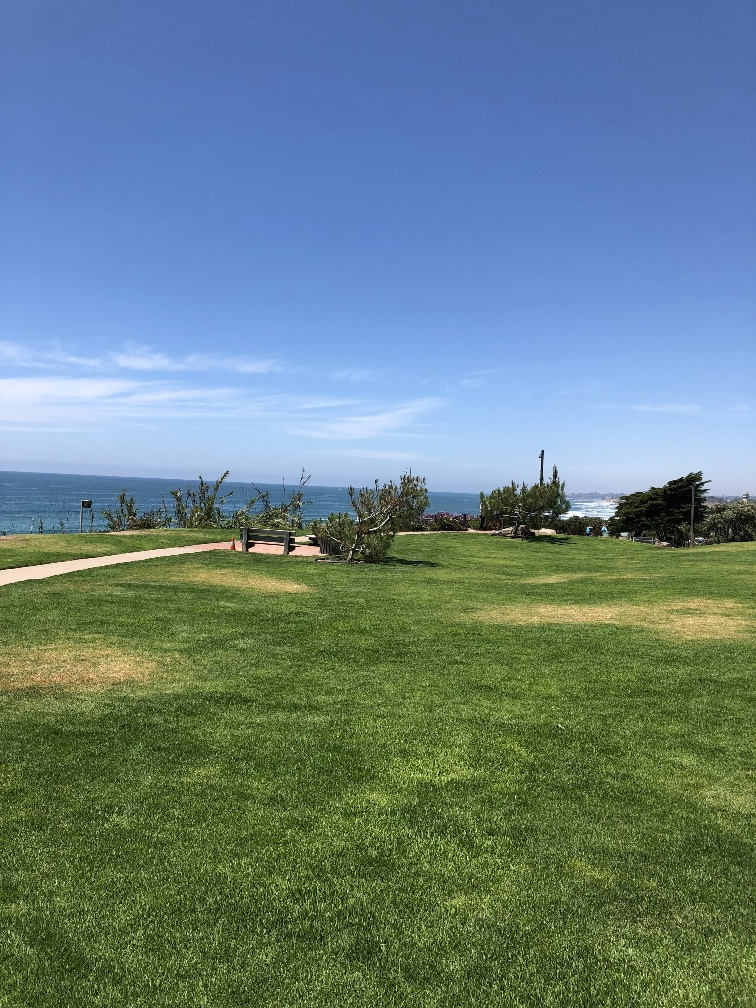
//> input picture Section 7/assignment/scene/scene1.jpg, 756 x 1008 px; its folder holds 4 pictures in this run
$ ./assignment1   (built with g++ and OpenCV 4)
//> lines starting //> are read from the running program, lines starting //| are printed output that depends on the picture
#include <iostream>
#include <opencv2/opencv.hpp>
#include <opencv2/highgui.hpp>

using namespace std;
using namespace cv;

int main()
{
    //read the images
    std::vector<Mat> imgs;
    string pattern = "../scene/*.jpg";
    vector<string> picPaths;
    glob(pattern, picPaths, false);
    size_t size = picPaths.size();

    if (size > 1)
    {

        cout << "find " << size << " images!" << endl;
        for (int i = 0; i < size; i++)
        {
            Mat img = imread(picPaths[i]);
//> img is the input picture: 1008 rows x 756 cols, CV_8UC3; mean B, G, R 131.1, 128.6, 103.6
            imgs.push_back(img);
        }

        Mat result1, result2, result3;
        Stitcher::Mode mode = Stitcher::PANORAMA;
        Ptr<Stitcher> stitcher = Stitcher::create(mode);

        //拼接方式-多通道融合
        auto blender = detail::Blender::createDefault(detail::Blender::MULTI_BAND);
        stitcher->setBlender(blender);

        //拼接
        auto affine_warper = makePtr<cv::AffineWarper>();
        stitcher->setWarper(affine_warper);
        Stitcher::Status status = stitcher->stitch(imgs, result1);

        //平面曲翘连接
        auto plane_warper = makePtr<cv::PlaneWarper>();
        stitcher->setWarper(plane_warper);
        status = stitcher->stitch(imgs, result2);

        //鱼眼拼接
        auto fisher_warper = makePtr<cv::FisheyeWarper>();
        stitcher->setWarper(fisher_warper);
        status = stitcher->stitch(imgs, result3);

        //检查返回
        if (status != Stitcher::OK)
        {
            cout << "Cannot stitch images, error code = " << int(status) << endl;
            return EXIT_FAILURE;
        }

        imwrite("../result1.jpg", result1);
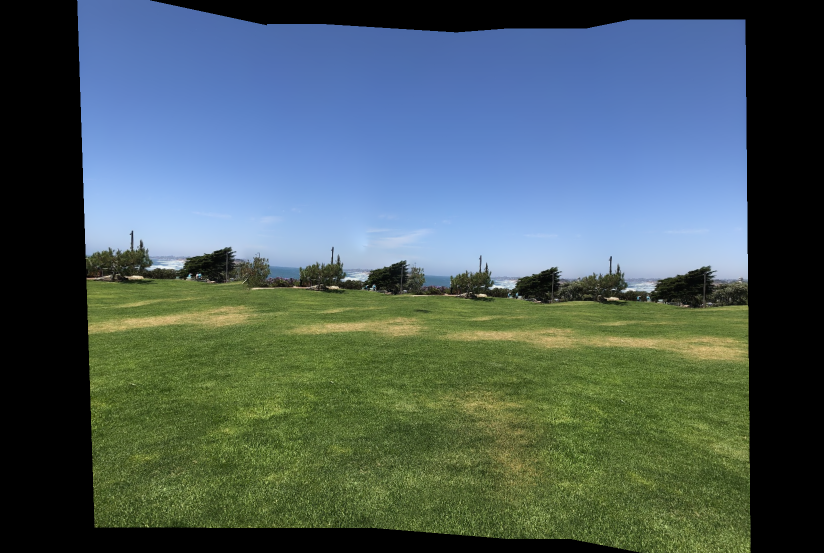
//> saved as result1.jpg: 1106 rows x 1648 cols, CV_8UC3 (shown at 1/2 size); mean B, G, R 95.6, 94.8, 76.5
        imwrite("../result2.jpg", result2);
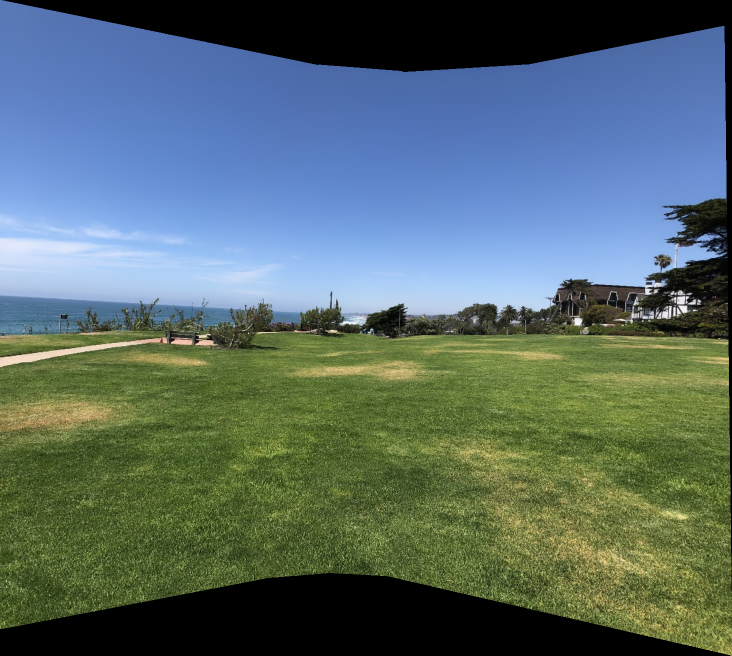
//> saved as result2.jpg: 1311 rows x 1464 cols, CV_8UC3 (shown at 1/2 size); mean B, G, R 106.4, 107.3, 87.6
        imwrite("../result3.jpg", result3);
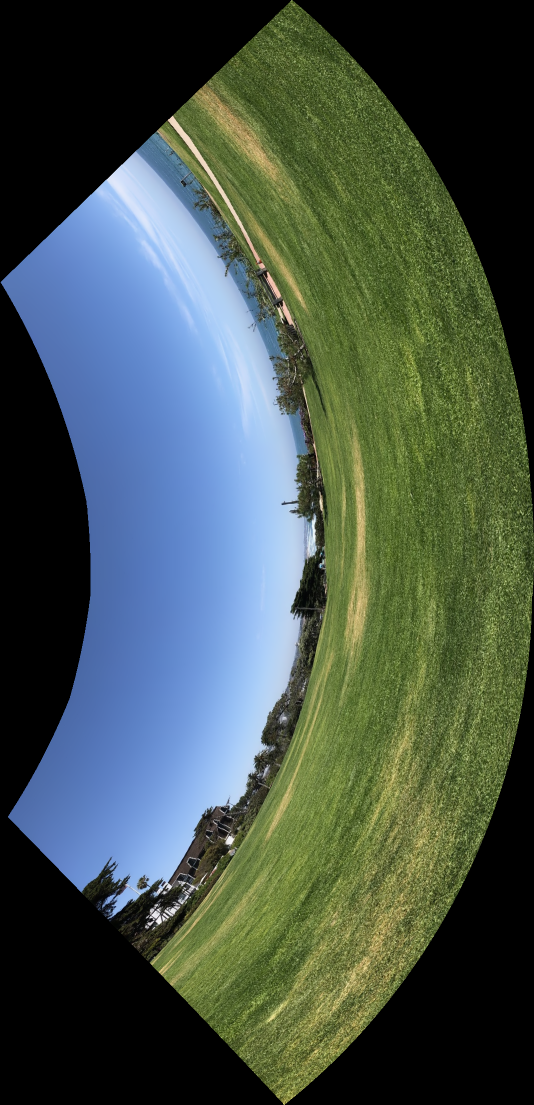
//> saved as result3.jpg: 2209 rows x 1068 cols, CV_8UC3 (shown at 1/2 size); mean B, G, R 76.5, 84.4, 69.7
    }

    else if (size == 1)
    {

        cout << "find 1 image!" << endl;
        imshow("img", imread(picPaths[0]));
        waitKey(0);
    }
    else
    {
        cout << "find 0 image !" << endl;
    }

    return 0;
}
